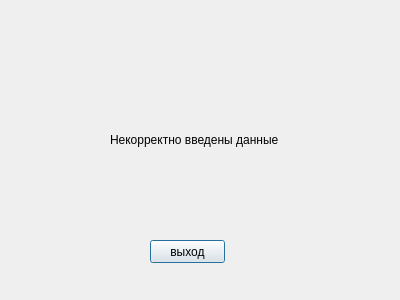
<?xml version="1.0" encoding="UTF-8"?>
<ui version="4.0">
 <class>notSaved</class>
 <widget class="QDialog" name="notSaved">
  <property name="geometry">
   <rect>
    <x>0</x>
    <y>0</y>
    <width>400</width>
    <height>300</height>
   </rect>
  </property>
  <property name="windowTitle">
   <string>Данные не сохранены</string>
  </property>
  <widget class="QPushButton" name="exitButton">
   <property name="geometry">
    <rect>
     <x>150</x>
     <y>240</y>
     <width>75</width>
     <height>23</height>
    </rect>
   </property>
   <property name="text">
    <string>выход</string>
   </property>
  </widget>
  <widget class="QLabel" name="label">
   <property name="geometry">
    <rect>
     <x>110</x>
     <y>130</y>
     <width>181</width>
     <height>20</height>
    </rect>
   </property>
   <property name="text">
    <string>Некорректно введены данные</string>
   </property>
  </widget>
 </widget>
 <resources/>
 <connections/>
</ui>
